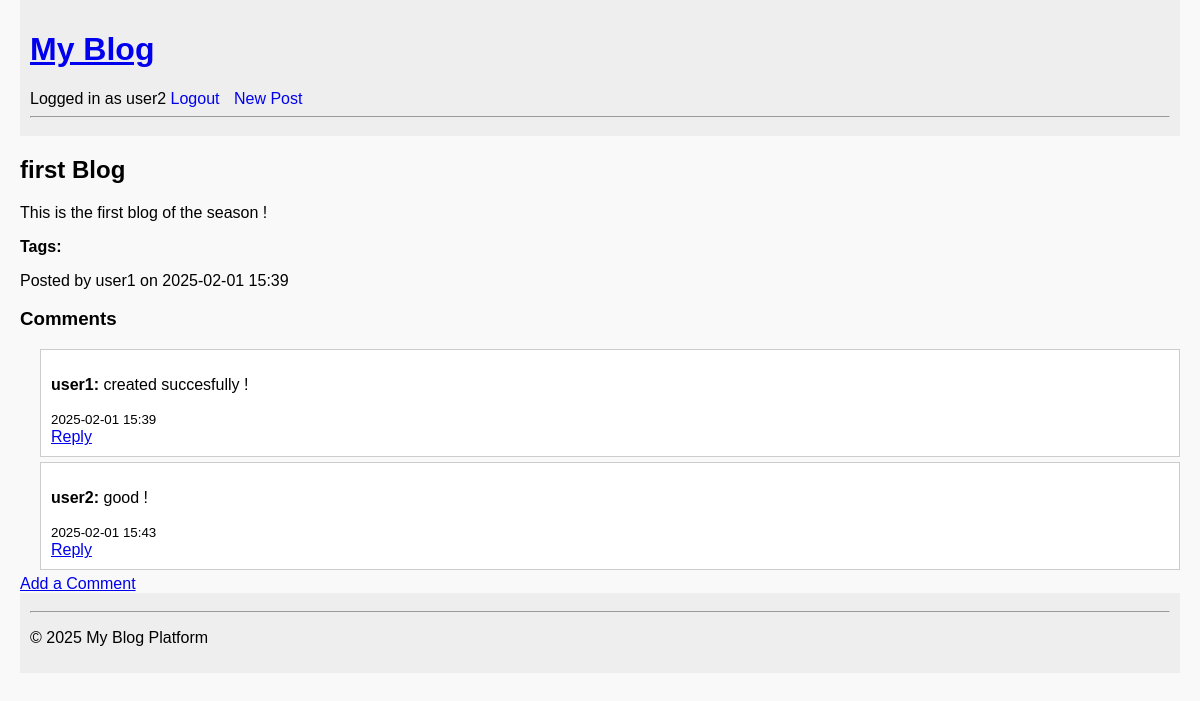
/posts/1 (signed in), run on the app's committed database.
### app/models.py (models this page shows, shortened)
class User(UserMixin, db.Model):
    id = db.Column(db.Integer, primary_key=True)
    username = db.Column(db.String(80), unique=True, nullable=False)
    email = db.Column(db.String(120), unique=True, nullable=False)
    password_hash = db.Column(db.String(128))
    posts = db.relationship('Post', backref='author', lazy='dynamic')
    comments = db.relationship('Comment', backref='author', lazy='dynamic')

class Post(db.Model):
    id = db.Column(db.Integer, primary_key=True)
    title = db.Column(db.String(140), nullable=False)
    content = db.Column(db.Text, nullable=False)
    tags = db.Column(db.String(140))  # comma-separated tags
    created_at = db.Column(db.DateTime, default=datetime.utcnow)
    user_id = db.Column(db.Integer, db.ForeignKey('user.id'), nullable=False)
    comments = db.relationship('Comment', backref='post', lazy='dynamic')
    liked_by = db.relationship('User', secondary=post_likes, backref=db.backref('liked_posts', lazy='dynamic'))

class Comment(db.Model):
    id = db.Column(db.Integer, primary_key=True)
    content = db.Column(db.Text, nullable=False)
    created_at = db.Column(db.DateTime, default=datetime.utcnow)
    user_id = db.Column(db.Integer, db.ForeignKey('user.id'), nullable=False)
    post_id = db.Column(db.Integer, db.ForeignKey('post.id'), nullable=False)
    parent_id = db.Column(db.Integer, db.ForeignKey('comment.id'))
    replies = db.relationship('Comment', backref=db.backref('parent', remote_side=[id]), lazy='dynamic')
    liked_by = db.relationship('User', secondary=comment_likes, backref=db.backref('liked_comments', lazy='dynamic'))

### app/posts/routes.py (the view, shortened to what this page needs)
@posts_bp.route('/<int:post_id>', methods=['GET'])
def get_post(post_id):
    post = Post.query.get_or_404(post_id)
    if request.accept_mimetypes.accept_html:
        return render_template('post_detail.html', post=post)

### app/models.py (called while the page is built)
@login_manager.user_loader
def load_user(user_id):
    from app.models import User
    return User.query.get(int(user_id))

### app/templates/post_detail.html (shortened to what this page needs)
{% extends "base.html" %}
{% block content %}
  <article>
    <h2>{{ post.title }}</h2>
    <p>{{ post.content }}</p>
    <p><strong>Tags:</strong> {{ post.tags }}</p>
    <p>Posted by {{ post.author.username }} on {{ post.created_at.strftime('%Y-%m-%d %H:%M') }}</p>
  </article>
  <section>
    <h3>Comments</h3>
    {% for comment in post.comments %}
      <div class="comment" style="margin-left: 20px; border: 1px solid #ccc; padding: 10px; margin-bottom: 5px;">
        <p><strong>{{ comment.author.username }}:</strong> {{ comment.content }}</p>
        <small>{{ comment.created_at.strftime('%Y-%m-%d %H:%M') }}</small>
        <br>
        <a href="{{ url_for('comments.add_comment', post_id=post.id) }}?parent_id={{ comment.id }}">Reply</a>
      </div>
    {% else %}
      <p>No comments yet.</p>
    {% endfor %}
    <a href="{{ url_for('comments.add_comment', post_id=post.id) }}">Add a Comment</a>
  </section>
{% endblock %}

### app/templates/base.html (shortened to what this page needs)
<!DOCTYPE html>
<html lang="en">
<head>
  <link rel="stylesheet" href="{{ url_for('static', filename='style.css') }}">
</head>
<body>
  <header>
    <h1><a href="{{ url_for('posts.list_posts') }}">My Blog</a></h1>
    <nav>
      {% if current_user.is_authenticated %}
        <span>Logged in as {{ current_user.username }}</span>
        <a href="{{ url_for('auth.logout') }}">Logout</a>
      {% else %}
        <a href="{{ url_for('auth.login') }}">Login</a>
        <a href="{{ url_for('auth.register') }}">Register</a>
      {% endif %}
      <a href="{{ url_for('posts.create_post') }}">New Post</a>
    </nav>
    <hr>
  </header>
  <main>
    {% block content %}{% endblock %}
  </main>
  <footer>
    <hr>
    <p>&copy; 2025 My Blog Platform</p>
  </footer>
</body>
</html>

### app/static/style.css (style rules this page uses)
body { font-family: Arial, sans-serif; margin: 0; padding: 0 20px; background-color: #f9f9f9; }
header, footer { background-color: #eee; padding: 10px; }
nav a { margin-right: 10px; text-decoration: none; }
.comment { background-color: #fff; }

### data on the page
User: username "user2"
Post: title "first Blog", content "This is the first blog of the season !", created_at "2025-02-01 15:39"
User: author.username "user1"
Comment: author.username "user1", content "created succesfully !", created_at "2025-02-01 15:39"
Comment: author.username "user2", content "good !", created_at "2025-02-01 15:43"
